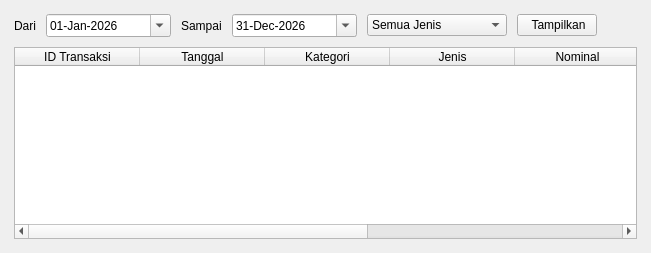
            <widget class="QWidget" name="tabRiwayatTransaksi">
             <attribute name="title">
              <string>Riwayat Transaksi Simpanan</string>
             </attribute>
             <layout class="QVBoxLayout" name="layoutTabTrx">
              <property name="spacing">
               <number>10</number>
              </property>
              <property name="leftMargin">
               <number>14</number>
              </property>
              <property name="topMargin">
               <number>14</number>
              </property>
              <property name="rightMargin">
               <number>14</number>
              </property>
              <property name="bottomMargin">
               <number>14</number>
              </property>
              <item>
               <layout class="QHBoxLayout" name="layoutFilterTrxAnggota">
                <property name="spacing">
                 <number>10</number>
                </property>
                <item>
                 <widget class="QLabel" name="lblTrxDari">
                  <property name="text">
                   <string>Dari</string>
                  </property>
                 </widget>
                </item>
                <item>
                 <widget class="QDateEdit" name="dateTrxAnggotaDari">
                  <property name="minimumSize">
                   <size>
                    <width>125</width>
                    <height>0</height>
                   </size>
                  </property>
                  <property name="date">
                   <date>
                    <year>2026</year>
                    <month>1</month>
                    <day>1</day>
                   </date>
                  </property>
                  <property name="displayFormat">
                   <string>dd-MMM-yyyy</string>
                  </property>
                  <property name="calendarPopup">
                   <bool>true</bool>
                  </property>
                 </widget>
                </item>
                <item>
                 <widget class="QLabel" name="lblTrxSampai">
                  <property name="text">
                   <string>Sampai</string>
                  </property>
                 </widget>
                </item>
                <item>
                 <widget class="QDateEdit" name="dateTrxAnggotaSampai">
                  <property name="minimumSize">
                   <size>
                    <width>125</width>
                    <height>0</height>
                   </size>
                  </property>
                  <property name="date">
                   <date>
                    <year>2026</year>
                    <month>12</month>
                    <day>31</day>
                   </date>
                  </property>
                  <property name="displayFormat">
                   <string>dd-MMM-yyyy</string>
                  </property>
                  <property name="calendarPopup">
                   <bool>true</bool>
                  </property>
                 </widget>
                </item>
                <item>
                 <widget class="QComboBox" name="cmbJenisTrxAnggota">
                  <property name="minimumSize">
                   <size>
                    <width>140</width>
                    <height>0</height>
                   </size>
                  </property>
                  <item>
                   <property name="text">
                    <string>Semua Jenis</string>
                   </property>
                  </item>
                  <item>
                   <property name="text">
                    <string>Setoran</string>
                   </property>
                  </item>
                  <item>
                   <property name="text">
                    <string>Penarikan</string>
                   </property>
                  </item>
                 </widget>
                </item>
                <item>
                 <widget class="QPushButton" name="btnFilterTrxAnggota">
                  <property name="text">
                   <string> Tampilkan</string>
                  </property>
                  <property name="icon">
                   <iconset>
                    <normaloff>icons/act_search.png</normaloff>icons/act_search.png</iconset>
                  </property>
                  <property name="iconSize">
                   <size>
                    <width>16</width>
                    <height>16</height>
                   </size>
                  </property>
                  <property name="btnType" stdset="0">
                   <string>neutral</string>
                  </property>
                 </widget>
                </item>
                <item>
                 <spacer name="spacerTrxAnggota">
                  <property name="orientation">
                   <enum>Qt::Horizontal</enum>
                  </property>
                  <property name="sizeHint" stdset="0">
                   <size>
                    <width>40</width>
                    <height>20</height>
                   </size>
                  </property>
                 </spacer>
                </item>
               </layout>
              </item>
              <item>
               <widget class="QTableWidget" name="tblRiwayatTransaksiAnggota">
                <property name="editTriggers">
                 <set>QAbstractItemView::NoEditTriggers</set>
                </property>
                <property name="alternatingRowColors">
                 <bool>true</bool>
                </property>
                <property name="selectionMode">
                 <enum>QAbstractItemView::SingleSelection</enum>
                </property>
                <property name="selectionBehavior">
                 <enum>QAbstractItemView::SelectRows</enum>
                </property>
                <attribute name="horizontalHeaderDefaultSectionSize">
                 <number>125</number>
                </attribute>
                <attribute name="horizontalHeaderStretchLastSection">
                 <bool>true</bool>
                </attribute>
                <column>
                 <property name="text">
                  <string>ID Transaksi</string>
                 </property>
                </column>
                <column>
                 <property name="text">
                  <string>Tanggal</string>
                 </property>
                </column>
                <column>
                 <property name="text">
                  <string>Kategori</string>
                 </property>
                </column>
                <column>
                 <property name="text">
                  <string>Jenis</string>
                 </property>
                </column>
                <column>
                 <property name="text">
                  <string>Nominal</string>
                 </property>
                </column>
                <column>
                 <property name="text">
                  <string>Saldo Akhir</string>
                 </property>
                </column>
                <column>
                 <property name="text">
                  <string>Keterangan</string>
                 </property>
                </column>
               </widget>
              </item>
             </layout>
            </widget>
